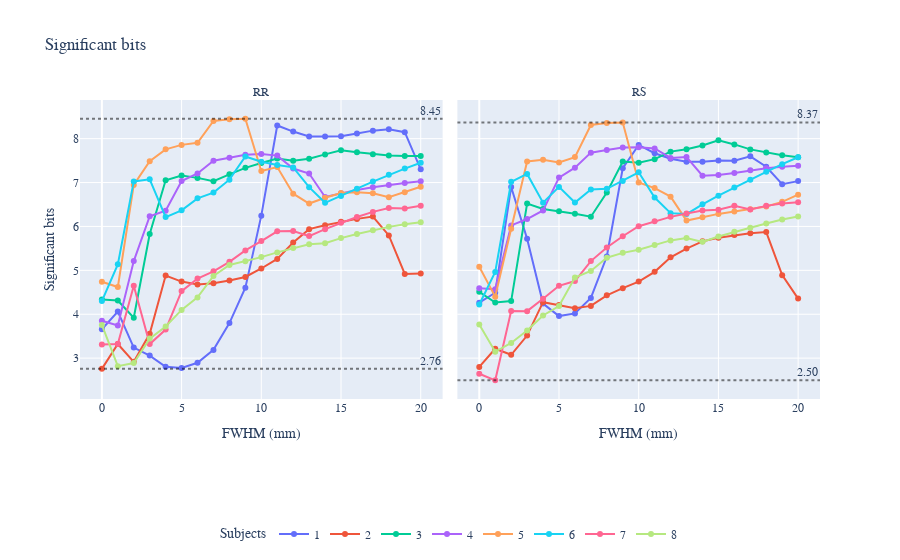

Notebook code for this chart:
### Code cell
from plotly.subplots import make_subplots
from polars import col


def plot_significant_digits(sig_data, title):
    sig_min = min(min(v) for v in rr.values())
    sig_max = max(max(v) for v in rr.values())
    fig = px.line(sig_data, markers=True, title=title)
    fig.update_xaxes(title="FWHM (mm)")
    fig.update_yaxes(title="Significant bits")
    fig.update_legends(title="Subjects")
    fig.add_hline(
        y=sig_min,
        line_dash="dot",
        line_color="black",
        opacity=0.5,
        annotation_text=f"{sig_min:.2f}",
    )
    fig.add_hline(
        y=sig_max,
        line_dash="dot",
        line_color="black",
        opacity=0.5,
        annotation_text=f"{sig_max:.2f}",
    )
    return fig

def plot_dot_line(fig, y, col):
    fig.add_hline(
        y=y,
        line_dash="dot",
        line_color="black",
        opacity=0.5,
        annotation_text=f"{y:.2f}",
        row=1,
        col=col,
    )


def plot_sig(sig):

    fig = px.line(sig, markers=True, x="FWHM", y="Significant bits", color="Index", facet_col="Perturbation", title="Significant bits")
    fig.update_xaxes(title="FWHM (mm)")
    fig.update_layout(font_family="Serif")
    fig.update_legends(orientation='h', yanchor="bottom", y=-.50, xanchor="center", x=0.5, bgcolor='rgba(0,0,0,0)', title="Subjects")
    fig.for_each_annotation(lambda a: a.update(text=a.text.split("=")[-1].upper()))

    stats = sig.groupby("Perturbation").describe()
    for col, perturbation in enumerate(["rr", "rs"], start=1):
        plot_dot_line(fig, stats["Significant bits"]["min"][perturbation], col)
        plot_dot_line(fig, stats["Significant bits"]["max"][perturbation], col)
    return fig
    
plot_sig(significant_digits_normalized)

### Figure 1 — Plotly figure (JSON) as saved in the notebook; plotly's stock layout.template omitted (floating-point values rounded to 4 significant figures)
{"data": [{"hovertemplate": "Index=1<br>Perturbation=rr<br>FWHM=%{x}<br>Significant bits=%{y}<extra></extra>", "legendgroup": "1", "line": {"color": "#636efa", "dash": "solid"}, "marker": {"symbol": "circle"}, "mode": "markers+lines", "name": "1", "orientation": "v", "showlegend": true, "type": "scatter", "x": [0, 1, 2, 3, 4, 5, 6, 7, 8, 9, 10, 11, 12, 13, 14, 15, 16, 17, 18, 19, 20], "xaxis": "x", "y": [3.659, 4.063, 3.24, 3.058, 2.803, 2.775, 2.895, 3.188, 3.799, 4.604, 6.246, 8.3, 8.161, 8.05, 8.05, 8.053, 8.117, 8.182, 8.214, 8.148, 7.301], "yaxis": "y"}, {"hovertemplate": "Index=1<br>Perturbation=rs<br>FWHM=%{x}<br>Significant bits=%{y}<extra></extra>", "legendgroup": "1", "line": {"color": "#636efa", "dash": "solid"}, "marker": {"symbol": "circle"}, "mode": "markers+lines", "name": "1", "orientation": "v", "showlegend": false, "type": "scatter", "x": [0, 1, 2, 3, 4, 5, 6, 7, 8, 9, 10, 11, 12, 13, 14, 15, 16, 17, 18, 19, 20], "xaxis": "x2", "y": [4.264, 4.49, 6.9, 5.721, 4.243, 3.958, 4.02, 4.372, 5.315, 7.326, 7.857, 7.668, 7.543, 7.472, 7.473, 7.503, 7.496, 7.597, 7.359, 6.963, 7.033], "yaxis": "y2"}, {"hovertemplate": "Index=2<br>Perturbation=rr<br>FWHM=%{x}<br>Significant bits=%{y}<extra></extra>", "legendgroup": "2", "line": {"color": "#EF553B", "dash": "solid"}, "marker": {"symbol": "circle"}, "mode": "markers+lines", "name": "2", "orientation": "v", "showlegend": true, "type": "scatter", "x": [0, 1, 2, 3, 4, 5, 6, 7, 8, 9, 10, 11, 12, 13, 14, 15, 16, 17, 18, 19, 20], "xaxis": "x", "y": [2.756, 3.322, 2.917, 3.554, 4.882, 4.744, 4.68, 4.706, 4.768, 4.85, 5.042, 5.261, 5.633, 5.938, 6.027, 6.108, 6.172, 6.225, 5.794, 4.918, 4.926], "yaxis": "y"}, {"hovertemplate": "Index=2<br>Perturbation=rs<br>FWHM=%{x}<br>Significant bits=%{y}<extra></extra>", "legendgroup": "2", "line": {"color": "#EF553B", "dash": "solid"}, "marker": {"symbol": "circle"}, "mode": "markers+lines", "name": "2", "orientation": "v", "showlegend": false, "type": "scatter", "x": [0, 1, 2, 3, 4, 5, 6, 7, 8, 9, 10, 11, 12, 13, 14, 15, 16, 17, 18, 19, 20], "xaxis": "x2", "y": [2.8, 3.214, 3.077, 3.514, 4.275, 4.209, 4.137, 4.19, 4.431, 4.595, 4.745, 4.966, 5.297, 5.496, 5.66, 5.744, 5.804, 5.847, 5.873, 4.891, 4.356], "yaxis": "y2"}, {"hovertemplate": "Index=3<br>Perturbation=rr<br>FWHM=%{x}<br>Significant bits=%{y}<extra></extra>", "legendgroup": "3", "line": {"color": "#00cc96", "dash": "solid"}, "marker": {"symbol": "circle"}, "mode": "markers+lines", "name": "3", "orientation": "v", "showlegend": true, "type": "scatter", "x": [0, 1, 2, 3, 4, 5, 6, 7, 8, 9, 10, 11, 12, 13, 14, 15, 16, 17, 18, 19, 20], "xaxis": "x", "y": [4.336, 4.313, 3.921, 5.829, 7.051, 7.159, 7.106, 7.029, 7.187, 7.334, 7.445, 7.546, 7.494, 7.544, 7.641, 7.737, 7.689, 7.645, 7.616, 7.603, 7.605], "yaxis": "y"}, {"hovertemplate": "Index=3<br>Perturbation=rs<br>FWHM=%{x}<br>Significant bits=%{y}<extra></extra>", "legendgroup": "3", "line": {"color": "#00cc96", "dash": "solid"}, "marker": {"symbol": "circle"}, "mode": "markers+lines", "name": "3", "orientation": "v", "showlegend": false, "type": "scatter", "x": [0, 1, 2, 3, 4, 5, 6, 7, 8, 9, 10, 11, 12, 13, 14, 15, 16, 17, 18, 19, 20], "xaxis": "x2", "y": [4.511, 4.269, 4.301, 6.521, 6.396, 6.346, 6.29, 6.222, 6.773, 7.48, 7.454, 7.533, 7.704, 7.757, 7.845, 7.961, 7.869, 7.756, 7.684, 7.622, 7.575], "yaxis": "y2"}, {"hovertemplate": "Index=4<br>Perturbation=rr<br>FWHM=%{x}<br>Significant bits=%{y}<extra></extra>", "legendgroup": "4", "line": {"color": "#ab63fa", "dash": "solid"}, "marker": {"symbol": "circle"}, "mode": "markers+lines", "name": "4", "orientation": "v", "showlegend": true, "type": "scatter", "x": [0, 1, 2, 3, 4, 5, 6, 7, 8, 9, 10, 11, 12, 13, 14, 15, 16, 17, 18, 19, 20], "xaxis": "x", "y": [3.851, 3.746, 5.21, 6.232, 6.36, 7.034, 7.208, 7.498, 7.565, 7.634, 7.648, 7.614, 7.319, 7.206, 6.671, 6.755, 6.829, 6.89, 6.944, 6.991, 7.03], "yaxis": "y"}, {"hovertemplate": "Index=4<br>Perturbation=rs<br>FWHM=%{x}<br>Significant bits=%{y}<extra></extra>", "legendgroup": "4", "line": {"color": "#ab63fa", "dash": "solid"}, "marker": {"symbol": "circle"}, "mode": "markers+lines", "name": "4", "orientation": "v", "showlegend": false, "type": "scatter", "x": [0, 1, 2, 3, 4, 5, 6, 7, 8, 9, 10, 11, 12, 13, 14, 15, 16, 17, 18, 19, 20], "xaxis": "x2", "y": [4.589, 4.572, 6.024, 6.17, 6.365, 7.113, 7.338, 7.681, 7.742, 7.797, 7.802, 7.778, 7.56, 7.582, 7.157, 7.171, 7.219, 7.28, 7.328, 7.361, 7.382], "yaxis": "y2"}, {"hovertemplate": "Index=5<br>Perturbation=rr<br>FWHM=%{x}<br>Significant bits=%{y}<extra></extra>", "legendgroup": "5", "line": {"color": "#FFA15A", "dash": "solid"}, "marker": {"symbol": "circle"}, "mode": "markers+lines", "name": "5", "orientation": "v", "showlegend": true, "type": "scatter", "x": [0, 1, 2, 3, 4, 5, 6, 7, 8, 9, 10, 11, 12, 13, 14, 15, 16, 17, 18, 19, 20], "xaxis": "x", "y": [4.739, 4.619, 6.946, 7.488, 7.756, 7.858, 7.907, 8.402, 8.442, 8.454, 7.264, 7.353, 6.746, 6.522, 6.653, 6.76, 6.779, 6.758, 6.664, 6.781, 6.906], "yaxis": "y"}, {"hovertemplate": "Index=5<br>Perturbation=rs<br>FWHM=%{x}<br>Significant bits=%{y}<extra></extra>", "legendgroup": "5", "line": {"color": "#FFA15A", "dash": "solid"}, "marker": {"symbol": "circle"}, "mode": "markers+lines", "name": "5", "orientation": "v", "showlegend": false, "type": "scatter", "x": [0, 1, 2, 3, 4, 5, 6, 7, 8, 9, 10, 11, 12, 13, 14, 15, 16, 17, 18, 19, 20], "xaxis": "x2", "y": [5.08, 4.401, 5.946, 7.481, 7.519, 7.456, 7.58, 8.311, 8.358, 8.37, 7.002, 6.873, 6.679, 6.135, 6.208, 6.286, 6.342, 6.391, 6.455, 6.561, 6.724], "yaxis": "y2"}, {"hovertemplate": "Index=6<br>Perturbation=rr<br>FWHM=%{x}<br>Significant bits=%{y}<extra></extra>", "legendgroup": "6", "line": {"color": "#19d3f3", "dash": "solid"}, "marker": {"symbol": "circle"}, "mode": "markers+lines", "name": "6", "orientation": "v", "showlegend": true, "type": "scatter", "x": [0, 1, 2, 3, 4, 5, 6, 7, 8, 9, 10, 11, 12, 13, 14, 15, 16, 17, 18, 19, 20], "xaxis": "x", "y": [4.301, 5.136, 7.026, 7.074, 6.213, 6.367, 6.64, 6.771, 7.065, 7.595, 7.472, 7.4, 7.345, 6.895, 6.539, 6.693, 6.861, 7.023, 7.176, 7.318, 7.451], "yaxis": "y"}, {"hovertemplate": "Index=6<br>Perturbation=rs<br>FWHM=%{x}<br>Significant bits=%{y}<extra></extra>", "legendgroup": "6", "line": {"color": "#19d3f3", "dash": "solid"}, "marker": {"symbol": "circle"}, "mode": "markers+lines", "name": "6", "orientation": "v", "showlegend": false, "type": "scatter", "x": [0, 1, 2, 3, 4, 5, 6, 7, 8, 9, 10, 11, 12, 13, 14, 15, 16, 17, 18, 19, 20], "xaxis": "x2", "y": [4.223, 4.962, 7.016, 7.197, 6.542, 6.901, 6.545, 6.84, 6.856, 7.038, 7.234, 6.657, 6.303, 6.281, 6.503, 6.7, 6.887, 7.066, 7.245, 7.42, 7.577], "yaxis": "y2"}, {"hovertemplate": "Index=7<br>Perturbation=rr<br>FWHM=%{x}<br>Significant bits=%{y}<extra></extra>", "legendgroup": "7", "line": {"color": "#FF6692", "dash": "solid"}, "marker": {"symbol": "circle"}, "mode": "markers+lines", "name": "7", "orientation": "v", "showlegend": true, "type": "scatter", "x": [0, 1, 2, 3, 4, 5, 6, 7, 8, 9, 10, 11, 12, 13, 14, 15, 16, 17, 18, 19, 20], "xaxis": "x", "y": [3.31, 3.322, 4.651, 3.321, 3.65, 4.528, 4.812, 4.978, 5.194, 5.454, 5.667, 5.889, 5.898, 5.781, 5.939, 6.084, 6.215, 6.331, 6.421, 6.406, 6.47], "yaxis": "y"}, {"hovertemplate": "Index=7<br>Perturbation=rs<br>FWHM=%{x}<br>Significant bits=%{y}<extra></extra>", "legendgroup": "7", "line": {"color": "#FF6692", "dash": "solid"}, "marker": {"symbol": "circle"}, "mode": "markers+lines", "name": "7", "orientation": "v", "showlegend": false, "type": "scatter", "x": [0, 1, 2, 3, 4, 5, 6, 7, 8, 9, 10, 11, 12, 13, 14, 15, 16, 17, 18, 19, 20], "xaxis": "x2", "y": [2.645, 2.495, 4.076, 4.071, 4.351, 4.648, 4.757, 5.211, 5.519, 5.777, 6.005, 6.12, 6.219, 6.297, 6.365, 6.382, 6.472, 6.385, 6.469, 6.524, 6.552], "yaxis": "y2"}, {"hovertemplate": "Index=8<br>Perturbation=rr<br>FWHM=%{x}<br>Significant bits=%{y}<extra></extra>", "legendgroup": "8", "line": {"color": "#B6E880", "dash": "solid"}, "marker": {"symbol": "circle"}, "mode": "markers+lines", "name": "8", "orientation": "v", "showlegend": true, "type": "scatter", "x": [0, 1, 2, 3, 4, 5, 6, 7, 8, 9, 10, 11, 12, 13, 14, 15, 16, 17, 18, 19, 20], "xaxis": "x", "y": [3.758, 2.817, 2.89, 3.445, 3.722, 4.099, 4.384, 4.872, 5.124, 5.205, 5.302, 5.409, 5.511, 5.596, 5.617, 5.735, 5.827, 5.913, 5.991, 6.048, 6.094], "yaxis": "y"}, {"hovertemplate": "Index=8<br>Perturbation=rs<br>FWHM=%{x}<br>Significant bits=%{y}<extra></extra>", "legendgroup": "8", "line": {"color": "#B6E880", "dash": "solid"}, "marker": {"symbol": "circle"}, "mode": "markers+lines", "name": "8", "orientation": "v", "showlegend": false, "type": "scatter", "x": [0, 1, 2, 3, 4, 5, 6, 7, 8, 9, 10, 11, 12, 13, 14, 15, 16, 17, 18, 19, 20], "xaxis": "x2", "y": [3.767, 3.145, 3.347, 3.63, 3.972, 4.188, 4.836, 4.985, 5.287, 5.399, 5.469, 5.576, 5.682, 5.736, 5.649, 5.771, 5.877, 5.972, 6.066, 6.159, 6.226], "yaxis": "y2"}], "layout": {"annotations": [{"showarrow": false, "text": "RR", "x": 0.245, "xanchor": "center", "xref": "paper", "y": 1, "yanchor": "bottom", "yref": "paper"}, {"showarrow": false, "text": "RS", "x": 0.755, "xanchor": "center", "xref": "paper", "y": 1, "yanchor": "bottom", "yref": "paper"}, {"showarrow": false, "text": "2.76", "x": 1, "xanchor": "right", "xref": "x domain", "y": 2.756, "yanchor": "bottom", "yref": "y"}, {"showarrow": false, "text": "8.45", "x": 1, "xanchor": "right", "xref": "x domain", "y": 8.454, "yanchor": "bottom", "yref": "y"}, {"showarrow": false, "text": "2.50", "x": 1, "xanchor": "right", "xref": "x2 domain", "y": 2.495, "yanchor": "bottom", "yref": "y2"}, {"showarrow": false, "text": "8.37", "x": 1, "xanchor": "right", "xref": "x2 domain", "y": 8.37, "yanchor": "bottom", "yref": "y2"}], "font": {"family": "Serif"}, "legend": {"bgcolor": "rgba(0,0,0,0)", "orientation": "h", "title": {"text": "Subjects"}, "tracegroupgap": 0, "x": 0.5, "xanchor": "center", "y": -0.5, "yanchor": "bottom"}, "shapes": [{"line": {"color": "black", "dash": "dot"}, "opacity": 0.5, "type": "line", "x0": 0, "x1": 1, "xref": "x domain", "y0": 2.756, "y1": 2.756, "yref": "y"}, {"line": {"color": "black", "dash": "dot"}, "opacity": 0.5, "type": "line", "x0": 0, "x1": 1, "xref": "x domain", "y0": 8.454, "y1": 8.454, "yref": "y"}, {"line": {"color": "black", "dash": "dot"}, "opacity": 0.5, "type": "line", "x0": 0, "x1": 1, "xref": "x2 domain", "y0": 2.495, "y1": 2.495, "yref": "y2"}, {"line": {"color": "black", "dash": "dot"}, "opacity": 0.5, "type": "line", "x0": 0, "x1": 1, "xref": "x2 domain", "y0": 8.37, "y1": 8.37, "yref": "y2"}], "title": {"text": "Significant bits"}, "xaxis": {"anchor": "y", "domain": [0, 0.49], "title": {"text": "FWHM (mm)"}}, "xaxis2": {"anchor": "y2", "domain": [0.51, 1], "matches": "x", "title": {"text": "FWHM (mm)"}}, "yaxis": {"anchor": "x", "domain": [0, 1], "title": {"text": "Significant bits"}}, "yaxis2": {"anchor": "x2", "domain": [0, 1], "matches": "y", "showticklabels": false}}}
